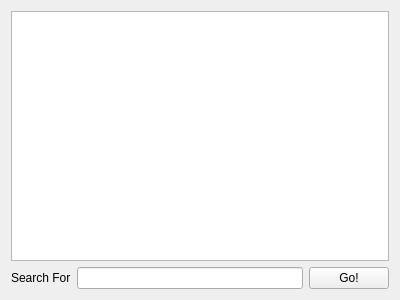
<?xml version="1.0" encoding="UTF-8"?>
<ui version="4.0">
 <class>FindText</class>
 <widget class="QWidget" name="FindText">
  <property name="geometry">
   <rect>
    <x>0</x>
    <y>0</y>
    <width>400</width>
    <height>300</height>
   </rect>
  </property>
  <property name="windowTitle">
   <string>FindText</string>
  </property>
  <layout class="QVBoxLayout" name="verticalLayout">
   <item>
    <widget class="QTextEdit" name="textEdit"/>
   </item>
   <item>
    <layout class="QHBoxLayout" name="horizontalLayout">
     <item>
      <widget class="QLabel" name="searchLabel">
       <property name="text">
        <string>Search For</string>
       </property>
      </widget>
     </item>
     <item>
      <widget class="QLineEdit" name="lineEdit"/>
     </item>
     <item>
      <widget class="QPushButton" name="goButton">
       <property name="text">
        <string>Go!</string>
       </property>
      </widget>
     </item>
    </layout>
   </item>
  </layout>
 </widget>
 <layoutdefault spacing="6" margin="11"/>
 <resources/>
 <connections/>
</ui>
